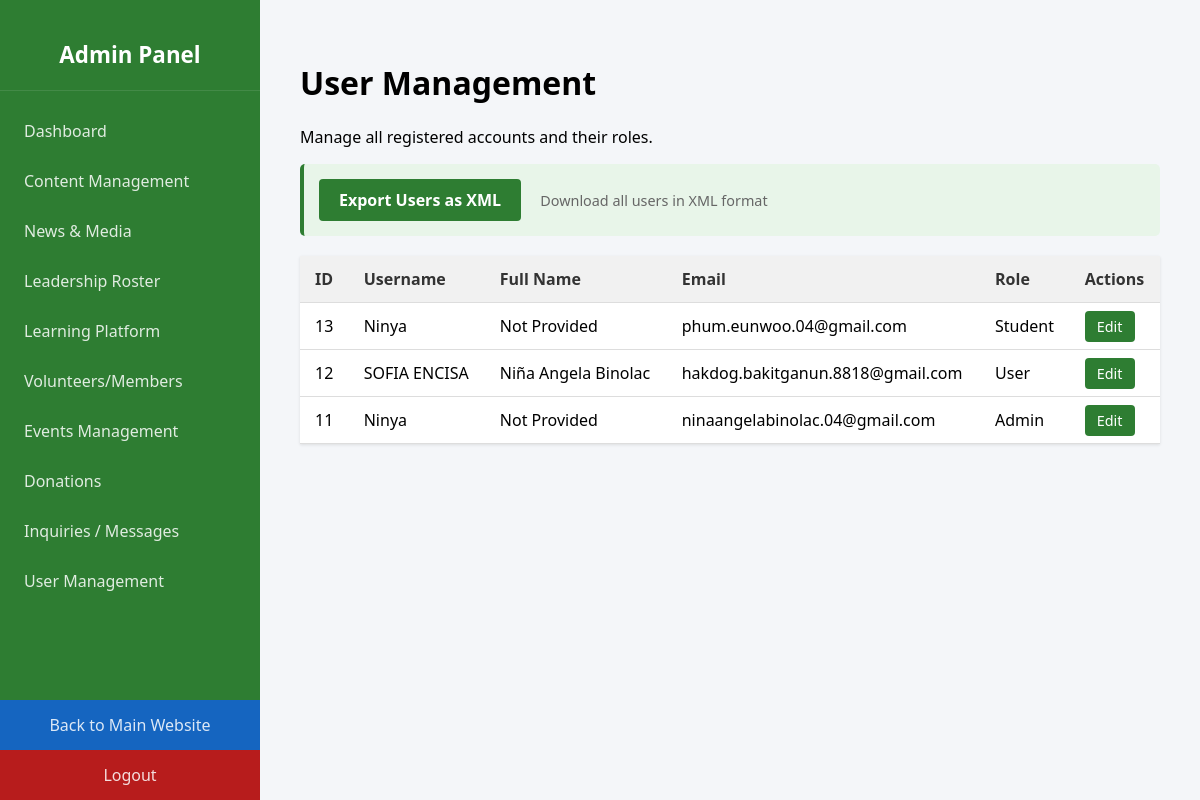
Page /admin/admin-users.php (signed in) on the committed database.
### tables this page shows
CREATE TABLE `users` (
  `id` int(11) NOT NULL,
  `username` varchar(255) NOT NULL,
  `name` varchar(255) NOT NULL,
  `fullname` varchar(255) NOT NULL,
  `email` varchar(150) NOT NULL,
  `password` varchar(255) NOT NULL,
  `role` varchar(50) NOT NULL DEFAULT 'student',
  `created_at` timestamp NOT NULL DEFAULT current_timestamp()
);

### admin/admin-users.php (the view, shortened to what this page needs)
<?php
require_once '../config.php';
$query = "SELECT id, username, fullname, email, role, created_at FROM users ORDER BY created_at DESC";
$result = mysqli_query($conn, $query);
?>
<!DOCTYPE html>
<html lang="en">
<head>
</head>
<body>
    <?php include '../includes/admin-navbar.php'; ?>
    <div class="main-content">
    <h1>User Management</h1>
    <p>Manage all registered accounts and their roles.</p>
    <div style="margin-bottom: 20px; padding: 15px; background-color: #e8f5e9; border-radius: 5px; border-left: 4px solid #2e7d32;">
    <a href="../api/export-data.php?type=users" style="display: inline-block; background-color: #2e7d32; color: white; padding: 10px 20px; border-radius: 4px; text-decoration: none; font-weight: bold; cursor: pointer;">
        Export Users as XML
    </a>
    <span style="color: #666; font-size: 0.9rem; margin-left: 15px;">Download all users in XML format</span>
</div>
<table>
            <thead>
                <tr>
                    <th>ID</th>
                    <th>Username</th>
                    <th>Full Name</th>
                    <th>Email</th>
                    <th>Role</th>
                    <th>Actions</th>
                </tr>
            </thead>
         <tbody>
                <?php if ($result && mysqli_num_rows($result) > 0): ?>
                    <?php while ($user = mysqli_fetch_assoc($result)): ?>
                    <tr>
                        <td><?= htmlspecialchars($user['id']) ?></td>
                        <td><?= htmlspecialchars($user['username']) ?></td>
                        <td><?= htmlspecialchars($user['fullname'] ?: 'Not Provided') ?></td>
                        <td><?= htmlspecialchars($user['email']) ?></td>
                        <td style="text-transform: capitalize;"><?= htmlspecialchars($user['role']) ?></td>
                        <td>
                            <a href="admin-edit-user.php?id=<?= $user['id'] ?>" class="btn">Edit</a>
                        </td>
                    </tr>
                    <?php endwhile; ?>
                <?php else: ?>
                    <tr><td colspan="6" style="text-align: center; color: #888; padding: 30px;">No registered users found.</td></tr>
                <?php endif; ?>
            </tbody>
        </table>
    </div>
</body>
</html>

### admin/admin-users.php (style rules this page uses)
body { display: flex; min-height: 100vh; margin: 0; font-family: 'Segoe UI', Arial, sans-serif; background-color: #f4f6f9; }
.main-content { flex: 1; padding: 40px; }
table { width: 100%; border-collapse: collapse; background: white; box-shadow: 0 1px 3px rgba(0,0,0,0.1); }
th, td { padding: 12px 15px; text-align: left; border-bottom: 1px solid #ddd; }
th { background-color: #f1f1f1; color: #333; }
.btn { padding: 6px 12px; background: #2e7d32; color: white; text-decoration: none; border-radius: 4px; font-size: 0.9rem; }

### rows in the picture
users: id "13", username "Ninya", fullname "Not Provided", email "phum.eunwoo.04@gmail.com", role "Student"
users: id "12", username "SOFIA ENCISA", fullname "Niña Angela Binolac", email "hakdog.bakitganun.8818@gmail.com", role "User"
users: id "11", username "Ninya", fullname "Not Provided", email "ninaangelabinolac.04@gmail.com", role "Admin"
